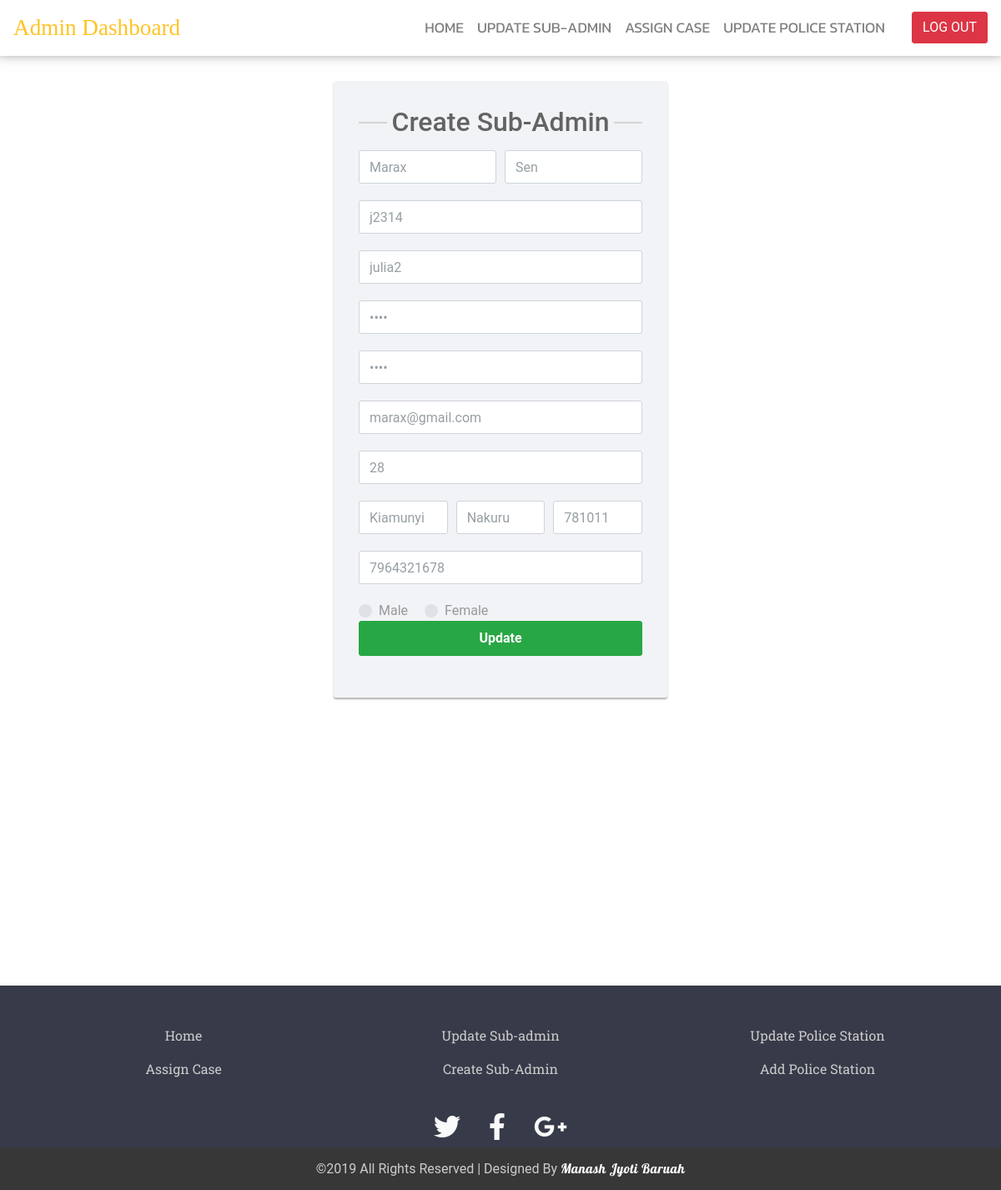
The app's page /dashboard/admin_dashboard_menus/sa_edit.php?edit=julia2 with its own data.
### tables this page shows
CREATE TABLE `create_subadmin` (
  `first_name` text NOT NULL,
  `last_name` text NOT NULL,
  `ioid` varchar(30) NOT NULL,
  `uname` varchar(20) NOT NULL,
  `pass` varchar(20) NOT NULL,
  `cpass` varchar(20) NOT NULL,
  `email` varchar(30) NOT NULL,
  `age` int(20) NOT NULL,
  `city` text NOT NULL,
  `state` text NOT NULL,
  `zcode` bigint(40) NOT NULL,
  `phoneno` bigint(40) NOT NULL,
  `gender` char(1) NOT NULL
);

### dashboard/admin_dashboard_menus/sa_edit.php (the view, shortened to what this page needs)
<!DOCTYPE html>
<html>
<head>
	<link rel="stylesheet" href="https://use.fontawesome.com/releases/v5.8.1/css/all.css">
	<link rel="stylesheet" href="https://maxcdn.bootstrapcdn.com/bootstrap/4.0.0/css/bootstrap.min.css">
	<link rel="stylesheet" type="text/css" href="sa_edit_style.css">
</head>
<body>
		<nav class="navbar navbar-expand-lg navbar-light sticky-top navbar-custom">
			<a class="navbar-brand" href="#">Admin Dashboard</a>
			<div class="collapse navbar-collapse" id="navbarSupportedContent">
				<ul class="navbar-nav mr-auto w-100 justify-content-end px-4">
					<li class="nav-item active"><a href="../admin_dashboard.php" class="nav-link">HOME</a></li>
					<li class="nav-item"><a href="../admin_dashboard_menus/update_sa.php" class="nav-link">UPDATE SUB-ADMIN</a></li>
					<li class="nav-item"><a href="case_admin.php" class="nav-link">ASSIGN CASE</a></li>
					<li class="nav-item"><a href="update_ps.php" class="nav-link">UPDATE POLICE STATION</a></li>
				</ul>
				<a href="../../php/admin_logout.php"><button type="button" class="btn btn-danger">LOG OUT</button></a>
			</div>
		</nav>
		<?php
			include("connectioni.php");
			$edit_record = $_GET['edit'];
			$rs=mysqli_query($con,"SELECT * FROM `create_subadmin` WHERE uname='$edit_record'");
			while($row=mysqli_fetch_array($rs))
			{
		?>
		<div class="content">
			<section class="justify-content-center">
			<div class="signup-form ">
		    <form action="sa_edit_later.php" method="POST">
				<h2>Create Sub-Admin</h2>
		        <div class="form-group">
					<div class="form-row">
		    			<div class="col">
		      				<input type="text" class="form-control" placeholder="First name" name="first_name" value="<?php echo $row['first_name']; ?>">
		    			</div>
		    			<div class="col">
		      				<input type="text" class="form-control" placeholder="Last name" name="last_name" value="<?php echo $row['last_name']; ?>">
		    			</div>
		  			</div>
		       </div>
		       <div class="form-group">
		        	<input type="text" class="form-control" name="ioid" placeholder="Investigating Officer id" required="required" value="<?php echo $row['ioid']; ?>">
		        </div>
		        <div class="form-group">
		        	<input type="text" class="form-control" name="uname" placeholder="Username" required="required" value="<?php echo $row['uname']; ?>">
		        </div>
				<div class="form-group">
		            <input type="password" class="form-control" name="pass" placeholder="Password" required="required" value="<?php echo $row['pass']; ?>">
		        </div>
				<div class="form-group">
		            <input type="password" class="form-control" name="cpass" placeholder="Confirm Password" required="required" value="<?php echo $row['cpass']; ?>">
		        </div>
		        <div class="form-group">
		        	<input type="email" class="form-control" name="email" placeholder="Email" required="required" value="<?php echo $row['email']; ?>">
		        </div>
		        <div class="form-group">
		        	<input type="text" class="form-control" name="age" placeholder="Age" required="required" value="<?php echo $row['age']; ?>">
		        </div>
		          <div class="form-group">
					<div class="form-row">
		    			<div class="col">
		      				<input type="text" class="form-control" placeholder="City" name="city" value="<?php echo $row['city']; ?>">
		    			</div>
		    			<div class="col">
		      				<input type="text" class="form-control" placeholder="State" name="state" value="<?php echo $row['state']; ?>">
		    			</div>
		    			<div class="col">
		      				<input type="text" class="form-control" placeholder="Zip Code" name="zcode" value="<?php echo $row['zcode']; ?>">
		    			</div>
		  			</div>
		       </div>
				<div class="form-group">
		        	<input type="text" class="form-control" name="phoneno" placeholder="Phone no" required="required" value="<?php echo $row['phoneno']; ?>">
		        </div>
		        <div class="custom-control custom-radio custom-control-inline">
				  <label class="custom-control-label" for="customRadioInline1" >Male</label>
				</div>
				<div class="custom-control custom-radio custom-control-inline">
				  <label class="custom-control-label" for="customRadioInline2" >Female</label>
				</div>
				<div class="form-group"><a href="sa_edit_later.php">
		            <button type="submit" name="submit" class="btn btn-success btn-lg btn-block">Update</button></a>
		        </div>
		    </form>
		</div>
		</section>
<?php
		}
?>
</div>
	<footer id="site-footer">
			<div class="container">
				<div class="row text-center custom-list">
					<div class="col-sm-4">
						<ul class="list-unstyled">
						<li><a href="../admin_dashboard.php" class="nav-link">Home</a></li>
						<li><a href="case_admin.php" class="nav-link">Assign Case</a></li>
					</ul>
					</div>
					<div class="col-sm-4">
						<ul class="list-unstyled">
							<li><a href="update_sa.php" class="nav-link">Update Sub-admin</a></li>
							<li><a href="../../subadminRegister.php" class="nav-link">Create Sub-Admin</a></li>
						</ul>
					</div>
					<div class="col-sm-4">
						<ul class="list-unstyled">
							<li><a href="update_ps.php" class="nav-link">Update Police Station</a></li>
							<li><a href="ps_section/add_ps.php" class="nav-link">Add Police Station</a></li>
						</ul>
					</div>
				</div>
			</div>
			<div class="social-networks">
				<a href="https://www.twitter.com/ocms" class="twitter"><i class="fab fa-twitter"></i></a>
				<a href="https://www.facebook.com/ocms" class="facebook"><i class="fab fa-facebook-f"></i></a>
				<a href="mailto:ocms@gmail.com?subject=Mail from Our Site" class="google"><i class="fab fa-google-plus-g"></i></a>
			</div>
			<div class="footer-copyright">
            	<p>&copy;2019 All Rights Reserved | Designed By <a href="https://www.linkedin.com/in/manashjb/"><span>Manash Jyoti Baruah</span></a> </p>
        	</div>
		</footer>
</body>
</html>

### dashboard/admin_dashboard_menus/sa_edit_style.css (style rules this page uses)
body { color: #fff; background: #ffff; font-family: 'Roboto', sans-serif; min-height: 100%; padding-bottom: 200px; position: relative; }
.form-control { height: 40px; box-shadow: none; color: #969fa4; }
.form-control, .btn { border-radius: 3px; }
.signup-form { width: 400px; margin: 0 auto; padding: 30px 0; }
.signup-form h2 { color: #636363; margin: 0 0 15px; position: relative; text-align: center; }
.signup-form h2:before, .signup-form h2:after { content: ""; height: 2px; width: 10%; background: #d4d4d4; position: absolute; top: 50%; z-index: 2; }
.signup-form h2:before { left: 0; }
.signup-form h2:after { right: 0; }
.signup-form form { color: #999; border-radius: 3px; margin-bottom: 15px; background: #f2f3f7; box-shadow: 0px 2px 2px rgba(0, 0, 0, 0.3); padding: 30px; }
.signup-form .form-group { margin-bottom: 20px; }
.signup-form .btn { font-size: 16px; font-weight: bold; min-width: 140px; outline: none !important; }
.signup-form a { color: #fff; text-decoration: underline; }
.signup-form form a { color: #5cb85c; text-decoration: none; }
.navbar-custom { background: #ffff; -webkit-box-shadow:0 -0.4rem 0.9rem 0.2rem rgba(0,0,0,.5); -moz-box-shadow: -0.4rem 0.9rem 0.2rem rgba(0,0,0,.5):; box-shadow:0 -0.4rem 0.9rem 0.2rem rgba(0,0,0,.5); }
#navbarSupportedContent li a { color: grey !important; font-family: 'Kanit', sans-serif; font-size: 1.1em; }
.navbar-brand { color: #ffc324 !important; font-family: 'Cinzel', serif; font-size: 1.7em; }
.content { position:relative; padding-bottom: 100px; }
#site-footer { background-color: #373a48; color:white; height: 200px; position: absolute; left: 0 ; right: 0; bottom: 0; margin-bottom: -200px; }
#site-footer .custom-list { margin-top: 40px; color: #fff !important; }
#site-footer li a { color: #ccc; font-family: 'Roboto Slab', serif; }
#site-footer .social-networks { text-align: center; padding-top: 10px; padding-bottom: 0; }
#site-footer .social-networks a { margin-right: 5px; margin-left: 5px; font-size: 32px; color: #f9f9f9; padding: 10px; transition: 0.2s; }
#site-footer .footer-copyright { background-color: #383737; padding-top:3px; padding-bottom:3px; text-align: center; }
#site-footer .footer-copyright p { margin:10px; color: #ccc; }
#site-footer span { font-family: 'Lobster', cursive; letter-spacing: 0.5px; color: #fff; }

### records on screen
create_subadmin: first_name "Marax", last_name "Sen", ioid "j2314", uname "julia2", email "marax@gmail.com", age "28", city "Kiamunyi", state "Nakuru", zcode "781011", phoneno "7964321678"
